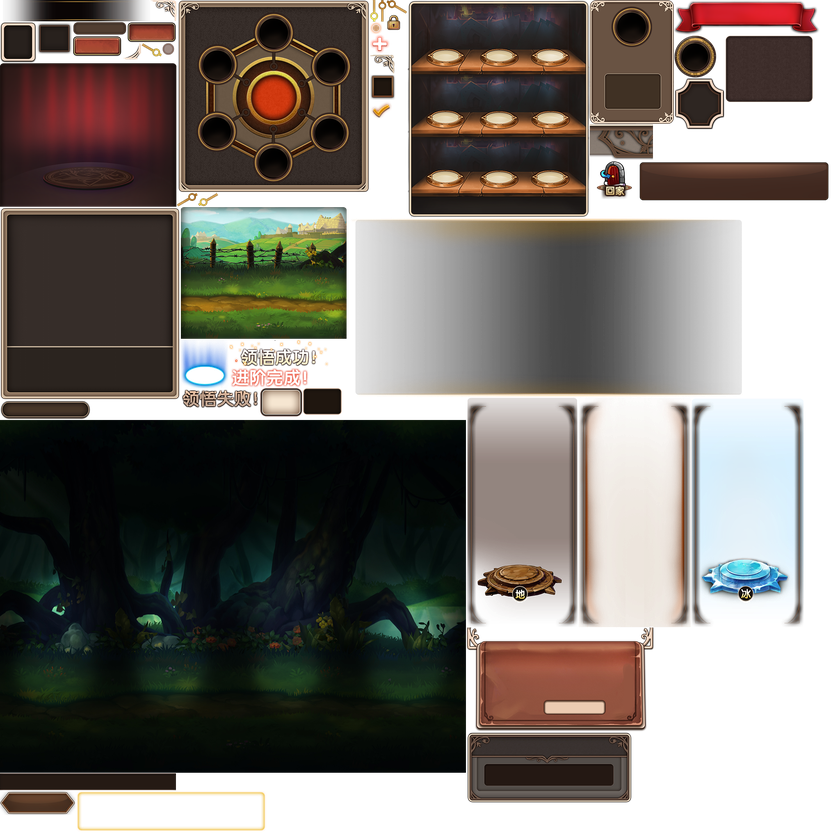
#> input picture temp/atlas.png, 840 x 840 px, shrunk from 2048 x 2048 before the run
$ python compress_one.py
#> lines starting #> are read from the running program, lines starting #| are printed output that depends on the picture
#coding=utf-8

import numpy
import struct
import Image
import os, sys, shutil
import zipfile

#设置处理当前路径
path = ".";

im = Image.open("atlas.png")
#> im is the input picture: PIL image 840x840 RGBA; mean R, G, B, A 41.6, 36.8, 30.4, 163.8
im.save("atlas_data", "JPEG")
a = im.split()[3]
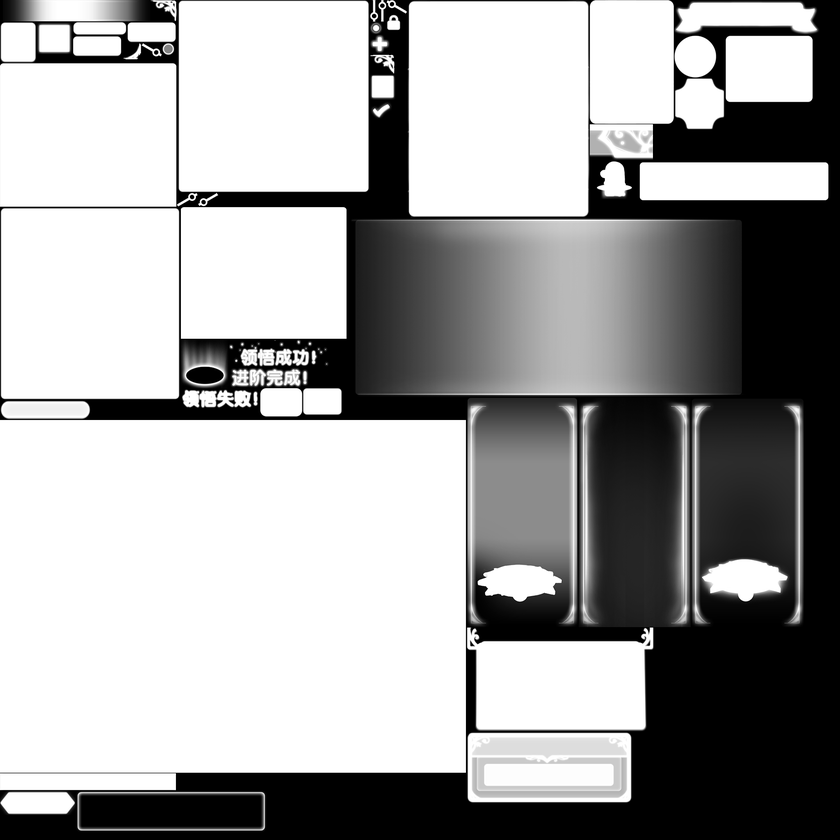
#> a: PIL image 840x840 L; min 0, max 255, mean 163.8

array = numpy.asarray(a, dtype=numpy.uint8)
mask = Image.fromarray(array)
mask.save("atlas_mask", "JPEG")

output = zipfile.ZipFile("atlas_compress.png", "w", zipfile.ZIP_DEFLATED)
output.write("atlas_data")
output.write("atlas_mask")
output.close()

$ run again, with temp/tree1.png copied over temp/atlas.png
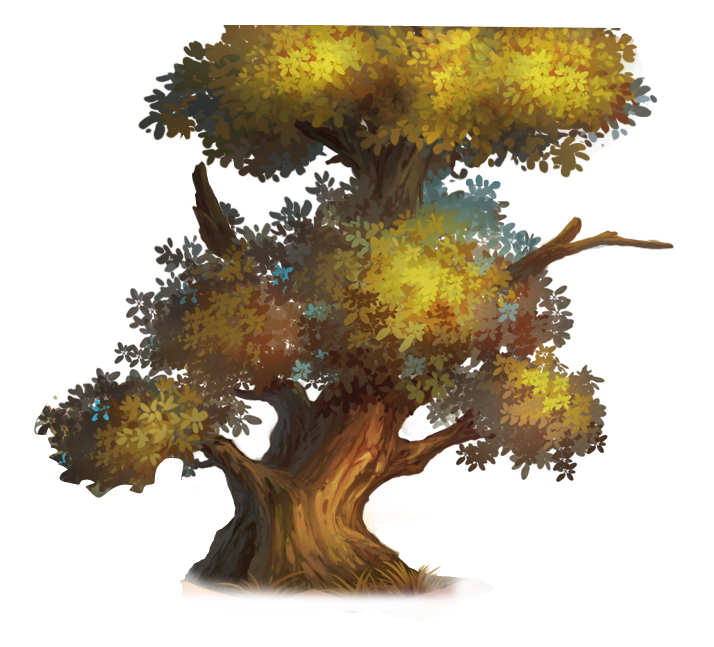
#> input picture temp/tree1.png, 714 x 647 px
#> im is the input picture: PIL image 714x647 RGBA; mean R, G, B, A 165.2, 150.2, 126.3, 111.4
#> `a = im.split()[3]`:
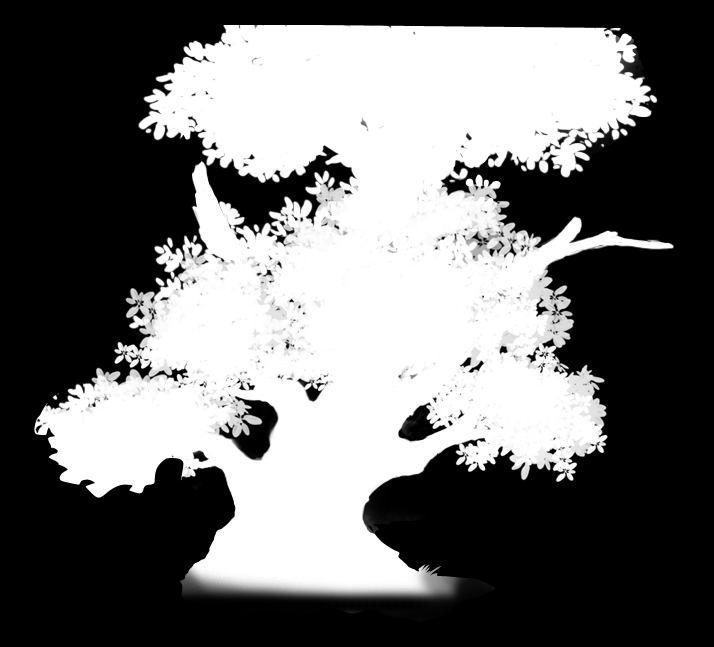
#> a: PIL image 714x647 L; min 0, max 255, mean 111.4
